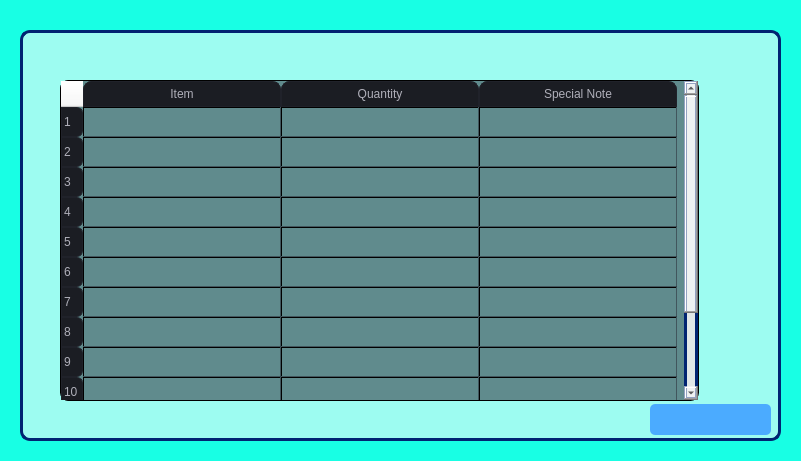
   <widget class="QWidget" name="MenuPage" native="true">
    <property name="geometry">
     <rect>
      <x>0</x>
      <y>70</y>
      <width>801</width>
      <height>461</height>
     </rect>
    </property>
    <property name="styleSheet">
     <string notr="true">background-color:rgb(24, 255, 228);</string>
    </property>
    <widget class="QLabel" name="BG2_3">
     <property name="geometry">
      <rect>
       <x>0</x>
       <y>0</y>
       <width>801</width>
       <height>461</height>
      </rect>
     </property>
     <property name="text">
      <string/>
     </property>
     <property name="pixmap">
      <pixmap>background/bg1.jpg</pixmap>
     </property>
     <property name="scaledContents">
      <bool>true</bool>
     </property>
    </widget>
    <widget class="QWidget" name="SubMenuPage" native="true">
     <property name="geometry">
      <rect>
       <x>20</x>
       <y>30</y>
       <width>761</width>
       <height>411</height>
      </rect>
     </property>
     <property name="styleSheet">
      <string notr="true">background-color:rgba(250, 250, 250, 150);
border:3px solid;
border-radius:10px;
border-color: rgb(0, 36, 114);</string>
     </property>
     <widget class="QListWidget" name="ItemListWidget">
      <property name="geometry">
       <rect>
        <x>40</x>
        <y>50</y>
        <width>641</width>
        <height>0</height>
       </rect>
      </property>
      <property name="editTriggers">
       <set>QAbstractItemView::DoubleClicked</set>
      </property>
      <property name="showDropIndicator" stdset="0">
       <bool>false</bool>
      </property>
      <property name="alternatingRowColors">
       <bool>true</bool>
      </property>
      <property name="selectionMode">
       <enum>QAbstractItemView::MultiSelection</enum>
      </property>
      <property name="selectionRectVisible">
       <bool>true</bool>
      </property>
      <item>
       <property name="text">
        <string>Vegetarian</string>
       </property>
       <property name="textAlignment">
        <set>AlignCenter</set>
       </property>
       <property name="foreground">
        <brush brushstyle="NoBrush">
         <color alpha="255">
          <red>0</red>
          <green>250</green>
          <blue>0</blue>
         </color>
        </brush>
       </property>
       <property name="icon">
        <iconset>
         <normaloff>icons/cil-veg.png</normaloff>icons/cil-veg.png</iconset>
       </property>
       <property name="flags">
        <set>ItemIsSelectable|ItemIsEnabled</set>
       </property>
      </item>
      <item>
       <property name="text">
        <string>Non Vegetarian</string>
       </property>
       <property name="textAlignment">
        <set>AlignCenter</set>
       </property>
       <property name="foreground">
        <brush brushstyle="SolidPattern">
         <color alpha="255">
          <red>250</red>
          <green>0</green>
          <blue>0</blue>
         </color>
        </brush>
       </property>
       <property name="icon">
        <iconset>
         <normaloff>icons/cil-nveg.png</normaloff>icons/cil-nveg.png</iconset>
       </property>
       <property name="flags">
        <set>ItemIsSelectable|ItemIsEnabled</set>
       </property>
      </item>
      <item>
       <property name="text">
        <string>Sea Food</string>
       </property>
       <property name="textAlignment">
        <set>AlignCenter</set>
       </property>
       <property name="foreground">
        <brush brushstyle="SolidPattern">
         <color alpha="255">
          <red>0</red>
          <green>0</green>
          <blue>250</blue>
         </color>
        </brush>
       </property>
       <property name="icon">
        <iconset>
         <normaloff>icons/cil-sea.png</normaloff>icons/cil-sea.png</iconset>
       </property>
       <property name="flags">
        <set>ItemIsSelectable|ItemIsEnabled</set>
       </property>
      </item>
     </widget>
     <widget class="QPushButton" name="OrderFoodButton">
      <property name="geometry">
       <rect>
        <x>630</x>
        <y>374</y>
        <width>121</width>
        <height>31</height>
       </rect>
      </property>
      <property name="font">
       <font>
        <family>Segoe UI</family>
        <weight>75</weight>
        <bold>true</bold>
       </font>
      </property>
      <property name="styleSheet">
       <string notr="true">QPushButton {	
	border: none;
	background-color:rgb(75, 171, 255);
	border-radius:5px;
}
QPushButton:hover {
	background-color: rgb(125, 188, 255);
}
QPushButton:pressed {	
	background-color:  rgb(125, 188, 255);
}</string>
      </property>
      <property name="text">
       <string/>
      </property>
      <property name="icon">
       <iconset>
        <normaloff>icons/cil-next.png</normaloff>icons/cil-next.png</iconset>
      </property>
     </widget>
     <widget class="QTableWidget" name="ItemConfirmedWidget">
      <property name="geometry">
       <rect>
        <x>40</x>
        <y>50</y>
        <width>639</width>
        <height>321</height>
       </rect>
      </property>
      <property name="styleSheet">
       <string notr="true">QTableWidget{
background-color: rgba(52, 59, 72,150);
border:1px solid;
border-radius:8px;
}
QTableCornerButton {
border:1px transparent;
border-top-left-radius:8px;
background-color:transparent;
}
QTableCornerButton::section {
border:1px transparent;
border-top-left-radius:8px;
background-color:transparent;
}

QScrollBar{
	border:1px transparent;
	background:rgb(52, 59, 72);
	border-radius:8px;
 }

 QScrollBar::add-page, QScrollBar::sub-page
 {
	border:none;
	 background: none;
 }

QScrollBar::add-line{
	  border: none;
	  background: none;
}

QScrollBar::sub-line {
	  border: none;
	  background: none;
}

QScrollBar::handle {
	border:1px solid;
	border-color:rgb(105, 180, 255);
	background:rgb(105, 180, 255);
	border-radius: 8px;
 }

QTableWidget::horizontalHeader {	
	background-color: rgb(81, 255, 0);
}

QTableWidget::item{
	background-color: transparent;
	border-left:1px solid;
	border-top:1px solid;
}
QTableWidget::item:hover{
	background-color: rgba(57, 65, 80,150);
}
QTableWidget::item:selected{
	background-color: rgb(85, 170, 255);
}

QHeaderView{
border:none;
background-color:transparent;
}

QHeaderView::section:horizontal
{
	border: 1px solid rgb(32, 34, 42);
	background-color: rgb(27, 29, 35);
	padding: 3px;
	color:rgb(175, 175, 185);
	border-top-left-radius: 8px;
	border-top-right-radius: 8px;
}

QHeaderView::section:vertical
{
	border: 1px solid rgb(32, 34, 42);
	background-color: rgb(27, 29, 35);
	padding-left:2px;
	color:rgb(175, 175, 185);
	border-bottom-right-radius:6px;
	border-top-right-radius: 6px;
}</string>
      </property>
      <property name="frameShadow">
       <enum>QFrame::Plain</enum>
      </property>
      <property name="verticalScrollBarPolicy">
       <enum>Qt::ScrollBarAlwaysOn</enum>
      </property>
      <property name="editTriggers">
       <set>QAbstractItemView::DoubleClicked</set>
      </property>
      <property name="tabKeyNavigation">
       <bool>false</bool>
      </property>
      <property name="showDropIndicator" stdset="0">
       <bool>false</bool>
      </property>
      <property name="dragDropOverwriteMode">
       <bool>false</bool>
      </property>
      <property name="alternatingRowColors">
       <bool>false</bool>
      </property>
      <property name="selectionMode">
       <enum>QAbstractItemView::SingleSelection</enum>
      </property>
      <property name="gridStyle">
       <enum>Qt::SolidLine</enum>
      </property>
      <attribute name="horizontalHeaderDefaultSectionSize">
       <number>198</number>
      </attribute>
      <row>
       <property name="text">
        <string>1</string>
       </property>
      </row>
      <row>
       <property name="text">
        <string>2</string>
       </property>
      </row>
      <row>
       <property name="text">
        <string>3</string>
       </property>
      </row>
      <row>
       <property name="text">
        <string>4</string>
       </property>
      </row>
      <row>
       <property name="text">
        <string>5</string>
       </property>
      </row>
      <row>
       <property name="text">
        <string>6</string>
       </property>
      </row>
      <row>
       <property name="text">
        <string>7</string>
       </property>
      </row>
      <row>
       <property name="text">
        <string>8</string>
       </property>
      </row>
      <row>
       <property name="text">
        <string>9</string>
       </property>
      </row>
      <row>
       <property name="text">
        <string>10</string>
       </property>
      </row>
      <row>
       <property name="text">
        <string>11</string>
       </property>
      </row>
      <row>
       <property name="text">
        <string>13</string>
       </property>
      </row>
      <column>
       <property name="text">
        <string>Item</string>
       </property>
      </column>
      <column>
       <property name="text">
        <string>Quantity</string>
       </property>
      </column>
      <column>
       <property name="text">
        <string>Special Note</string>
       </property>
      </column>
     </widget>
    </widget>
   </widget>
